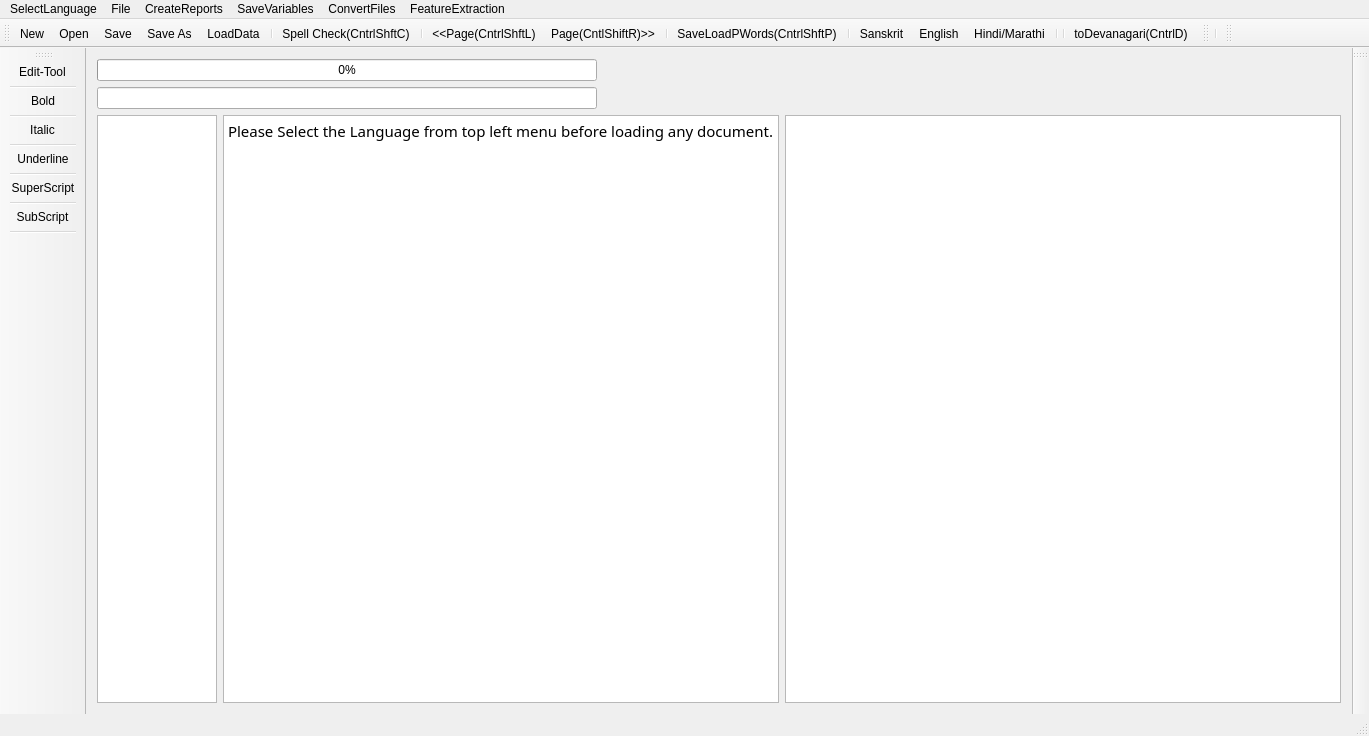
<?xml version="1.0" encoding="UTF-8"?>
<ui version="4.0">
 <class>MainWindow</class>
 <widget class="QMainWindow" name="MainWindow">
  <property name="geometry">
   <rect>
    <x>0</x>
    <y>0</y>
    <width>1369</width>
    <height>736</height>
   </rect>
  </property>
  <property name="mouseTracking">
   <bool>true</bool>
  </property>
  <property name="windowTitle">
   <string>MainWindow</string>
  </property>
  <widget class="QWidget" name="centralWidget">
   <layout class="QVBoxLayout" name="verticalLayout">
    <item>
     <widget class="QProgressBar" name="progressBar">
      <property name="maximumSize">
       <size>
        <width>500</width>
        <height>16777215</height>
       </size>
      </property>
      <property name="value">
       <number>0</number>
      </property>
      <property name="alignment">
       <set>Qt::AlignRight|Qt::AlignTrailing|Qt::AlignVCenter</set>
      </property>
     </widget>
    </item>
    <item>
     <widget class="QLineEdit" name="lineEdit">
      <property name="maximumSize">
       <size>
        <width>500</width>
        <height>16777215</height>
       </size>
      </property>
     </widget>
    </item>
    <item>
     <layout class="QHBoxLayout" name="horizontalLayout">
      <item>
       <widget class="QTextEdit" name="textEdit">
        <property name="maximumSize">
         <size>
          <width>120</width>
          <height>16777215</height>
         </size>
        </property>
        <property name="font">
         <font>
          <family>FreeSans</family>
          <italic>true</italic>
         </font>
        </property>
        <property name="sizeAdjustPolicy">
         <enum>QAbstractScrollArea::AdjustToContents</enum>
        </property>
        <property name="readOnly">
         <bool>true</bool>
        </property>
       </widget>
      </item>
      <item>
       <widget class="QTextBrowser" name="textBrowser">
        <property name="font">
         <font>
          <family>Shobhika</family>
          <pointsize>16</pointsize>
          <italic>false</italic>
         </font>
        </property>
        <property name="mouseTracking">
         <bool>true</bool>
        </property>
        <property name="sizeAdjustPolicy">
         <enum>QAbstractScrollArea::AdjustToContents</enum>
        </property>
        <property name="undoRedoEnabled">
         <bool>true</bool>
        </property>
        <property name="readOnly">
         <bool>false</bool>
        </property>
        <property name="html">
         <string>&lt;!DOCTYPE HTML PUBLIC &quot;-//W3C//DTD HTML 4.0//EN&quot; &quot;http://www.w3.org/TR/REC-html40/strict.dtd&quot;&gt;
&lt;html&gt;&lt;head&gt;&lt;meta name=&quot;qrichtext&quot; content=&quot;1&quot; /&gt;&lt;style type=&quot;text/css&quot;&gt;
p, li { white-space: pre-wrap; }
&lt;/style&gt;&lt;/head&gt;&lt;body style=&quot; font-family:'Shobhika'; font-size:16pt; font-weight:400; font-style:normal;&quot;&gt;
&lt;p style=&quot; margin-top:0px; margin-bottom:0px; margin-left:0px; margin-right:0px; -qt-block-indent:0; text-indent:0px;&quot;&gt;&lt;span style=&quot; font-family:'Ubuntu'; font-size:11pt;&quot;&gt;Please Select the Language from top left menu before loading any document.&lt;/span&gt;&lt;/p&gt;&lt;/body&gt;&lt;/html&gt;</string>
        </property>
        <property name="acceptRichText">
         <bool>true</bool>
        </property>
        <property name="textInteractionFlags">
         <set>Qt::LinksAccessibleByKeyboard|Qt::LinksAccessibleByMouse|Qt::TextBrowserInteraction|Qt::TextEditable|Qt::TextEditorInteraction|Qt::TextSelectableByKeyboard|Qt::TextSelectableByMouse</set>
        </property>
       </widget>
      </item>
      <item>
       <widget class="QGraphicsView" name="graphicsView">
        <property name="sizeAdjustPolicy">
         <enum>QAbstractScrollArea::AdjustIgnored</enum>
        </property>
        <property name="alignment">
         <set>Qt::AlignCenter</set>
        </property>
        <property name="renderHints">
         <set>QPainter::NonCosmeticDefaultPen</set>
        </property>
        <property name="dragMode">
         <enum>QGraphicsView::ScrollHandDrag</enum>
        </property>
        <property name="transformationAnchor">
         <enum>QGraphicsView::AnchorViewCenter</enum>
        </property>
        <property name="resizeAnchor">
         <enum>QGraphicsView::AnchorViewCenter</enum>
        </property>
       </widget>
      </item>
     </layout>
    </item>
   </layout>
   <zorder>lineEdit</zorder>
   <zorder>progressBar</zorder>
   <zorder></zorder>
  </widget>
  <widget class="QMenuBar" name="menuBar">
   <property name="geometry">
    <rect>
     <x>0</x>
     <y>0</y>
     <width>1369</width>
     <height>22</height>
    </rect>
   </property>
   <widget class="QMenu" name="menuOCR_Correction_Window">
    <property name="title">
     <string>File</string>
    </property>
    <addaction name="actionNew"/>
    <addaction name="actionOpen"/>
    <addaction name="actionSave"/>
    <addaction name="actionSave_As"/>
    <addaction name="actionSpell_Check"/>
    <addaction name="actionLoad_Next_Page"/>
    <addaction name="actionLoad_Prev_Page"/>
    <addaction name="separator"/>
    <addaction name="actionLoadGDocPage"/>
    <addaction name="actionToDevanagari"/>
    <addaction name="actionLoadData"/>
    <addaction name="actionLoadDict"/>
    <addaction name="actionLoadOCRWords"/>
    <addaction name="actionLoadDomain"/>
    <addaction name="actionLoadSubPS"/>
    <addaction name="actionLoadConfusions"/>
    <addaction name="actionSugg"/>
    <addaction name="actionToSlp1"/>
   </widget>
   <widget class="QMenu" name="menuCreateReports">
    <property name="title">
     <string>CreateReports</string>
    </property>
    <addaction name="actionCreateBest2OCR"/>
    <addaction name="actionCreateSuggestionLog"/>
    <addaction name="actionCreateSuggestionLogNearestPriority"/>
    <addaction name="actionErrorDetectionRep"/>
    <addaction name="actionErrorDetectWithoutAdaptation"/>
    <addaction name="actionErrorDetectionRepUniq"/>
   </widget>
   <widget class="QMenu" name="menuSaveVariables">
    <property name="title">
     <string>SaveVariables</string>
    </property>
    <addaction name="actionCPair"/>
    <addaction name="actionPrimarySecOCRPair"/>
    <addaction name="actionCPairIEROcrVsCorrect"/>
    <addaction name="actionCPairGEROcrVsCorrect"/>
   </widget>
   <widget class="QMenu" name="menuConvertFiles">
    <property name="title">
     <string>ConvertFiles</string>
    </property>
    <addaction name="actionToSlp1_2"/>
    <addaction name="actionToDev"/>
    <addaction name="actionExtractDev"/>
    <addaction name="actionEditDistRep"/>
    <addaction name="actionConfusionFreqHist"/>
    <addaction name="actionFilterOutGT50EditDisPairs"/>
   </widget>
   <widget class="QMenu" name="menuFeatureExtraction">
    <property name="title">
     <string>FeatureExtraction</string>
    </property>
    <addaction name="actionPrepareFeatures"/>
   </widget>
   <widget class="QMenu" name="menuSelectLanguage">
    <property name="title">
     <string>SelectLanguage</string>
    </property>
    <addaction name="actionSanskrit"/>
    <addaction name="actionHindi"/>
    <addaction name="actionEnglish"/>
   </widget>
   <addaction name="menuSelectLanguage"/>
   <addaction name="menuOCR_Correction_Window"/>
   <addaction name="menuCreateReports"/>
   <addaction name="menuSaveVariables"/>
   <addaction name="menuConvertFiles"/>
   <addaction name="menuFeatureExtraction"/>
  </widget>
  <widget class="QToolBar" name="mainToolBar">
   <attribute name="toolBarArea">
    <enum>TopToolBarArea</enum>
   </attribute>
   <attribute name="toolBarBreak">
    <bool>false</bool>
   </attribute>
   <addaction name="actionNew"/>
   <addaction name="actionOpen"/>
   <addaction name="actionSave"/>
   <addaction name="actionSave_As"/>
   <addaction name="actionLoadData"/>
   <addaction name="separator"/>
   <addaction name="actionSpell_Check"/>
   <addaction name="separator"/>
   <addaction name="actionLoad_Prev_Page"/>
   <addaction name="actionLoad_Next_Page"/>
   <addaction name="separator"/>
   <addaction name="actionLoadGDocPage"/>
   <addaction name="separator"/>
   <addaction name="actionSanskrit"/>
   <addaction name="actionEnglish"/>
   <addaction name="actionHindi"/>
   <addaction name="separator"/>
   <addaction name="separator"/>
   <addaction name="actionToDevanagari"/>
  </widget>
  <widget class="QStatusBar" name="statusBar"/>
  <widget class="QToolBar" name="toolBar">
   <property name="windowTitle">
    <string>toolBar</string>
   </property>
   <attribute name="toolBarArea">
    <enum>TopToolBarArea</enum>
   </attribute>
   <attribute name="toolBarBreak">
    <bool>false</bool>
   </attribute>
   <addaction name="separator"/>
  </widget>
  <widget class="QToolBar" name="toolBar_2">
   <property name="windowTitle">
    <string>toolBar_2</string>
   </property>
   <attribute name="toolBarArea">
    <enum>RightToolBarArea</enum>
   </attribute>
   <attribute name="toolBarBreak">
    <bool>false</bool>
   </attribute>
  </widget>
  <widget class="QToolBar" name="toolBar_3">
   <property name="windowTitle">
    <string>toolBar_3</string>
   </property>
   <attribute name="toolBarArea">
    <enum>TopToolBarArea</enum>
   </attribute>
   <attribute name="toolBarBreak">
    <bool>false</bool>
   </attribute>
  </widget>
  <widget class="QToolBar" name="toolBar_4">
   <property name="windowTitle">
    <string>toolBar_4</string>
   </property>
   <attribute name="toolBarArea">
    <enum>LeftToolBarArea</enum>
   </attribute>
   <attribute name="toolBarBreak">
    <bool>false</bool>
   </attribute>
   <addaction name="actiondummy"/>
   <addaction name="separator"/>
   <addaction name="actionBold"/>
   <addaction name="separator"/>
   <addaction name="actionItalic"/>
   <addaction name="separator"/>
   <addaction name="actionUnderline"/>
   <addaction name="separator"/>
   <addaction name="actionSuperScript"/>
   <addaction name="separator"/>
   <addaction name="actionSubScript"/>
   <addaction name="separator"/>
  </widget>
  <action name="actionOpen">
   <property name="icon">
    <iconset>
     <normaloff>:/Images/open.png</normaloff>:/Images/open.png</iconset>
   </property>
   <property name="text">
    <string>Open</string>
   </property>
   <property name="shortcut">
    <string>Ctrl+O</string>
   </property>
  </action>
  <action name="actionSave">
   <property name="icon">
    <iconset>
     <normaloff>:/Images/save.png</normaloff>:/Images/save.png</iconset>
   </property>
   <property name="text">
    <string>Save</string>
   </property>
   <property name="shortcut">
    <string>Ctrl+S</string>
   </property>
  </action>
  <action name="actionSave_As">
   <property name="icon">
    <iconset>
     <normaloff>:/Images/save-as.png</normaloff>:/Images/save-as.png</iconset>
   </property>
   <property name="text">
    <string>Save As</string>
   </property>
   <property name="shortcut">
    <string>Ctrl+Shift+S</string>
   </property>
  </action>
  <action name="actionNew">
   <property name="icon">
    <iconset>
     <normaloff>:/Images/New.png</normaloff>:/Images/New.png</iconset>
   </property>
   <property name="text">
    <string>New</string>
   </property>
   <property name="shortcut">
    <string>Ctrl+N</string>
   </property>
  </action>
  <action name="actionSpell_Check">
   <property name="text">
    <string>Spell Check(CntrlShftC)</string>
   </property>
   <property name="shortcut">
    <string>Ctrl+Shift+C</string>
   </property>
  </action>
  <action name="actionLoad_Next_Page">
   <property name="text">
    <string>Page(CntlShiftR)&gt;&gt;</string>
   </property>
   <property name="toolTip">
    <string>Page(CntlShiftR)&gt;&gt;</string>
   </property>
   <property name="shortcut">
    <string>Ctrl+Shift+R</string>
   </property>
  </action>
  <action name="actionLoad_Prev_Page">
   <property name="text">
    <string>&lt;&lt;Page(CntrlShftL)</string>
   </property>
   <property name="toolTip">
    <string>&lt;&lt;Page(CntrlShftL)</string>
   </property>
   <property name="shortcut">
    <string>Ctrl+Shift+L</string>
   </property>
  </action>
  <action name="actionLoadGDocPage">
   <property name="text">
    <string>Save&amp;LoadPWords(CntrlShftP)</string>
   </property>
   <property name="shortcut">
    <string>Ctrl+Shift+P</string>
   </property>
  </action>
  <action name="actionToDevanagari">
   <property name="text">
    <string>toDevanagari(CntrlD)</string>
   </property>
   <property name="shortcut">
    <string>Ctrl+D</string>
   </property>
  </action>
  <action name="actionLoadData">
   <property name="text">
    <string>LoadData</string>
   </property>
  </action>
  <action name="actionLoadDict">
   <property name="text">
    <string>LoadDict</string>
   </property>
  </action>
  <action name="actionLoadOCRWords">
   <property name="text">
    <string>LoadOCRWords</string>
   </property>
  </action>
  <action name="actionLoadDomain">
   <property name="text">
    <string>LoadDomain</string>
   </property>
  </action>
  <action name="actionLoadSubPS">
   <property name="text">
    <string>LoadSubPS</string>
   </property>
  </action>
  <action name="actionLoadConfusions">
   <property name="text">
    <string>LoadConfusions</string>
   </property>
  </action>
  <action name="actionSugg">
   <property name="text">
    <string>sugg</string>
   </property>
   <property name="shortcut">
    <string>Menu</string>
   </property>
  </action>
  <action name="actionCreateBest2OCR">
   <property name="text">
    <string>CreateBest2OCR</string>
   </property>
  </action>
  <action name="actionToSlp1">
   <property name="text">
    <string>toSlp1</string>
   </property>
   <property name="shortcut">
    <string>Ctrl+G</string>
   </property>
  </action>
  <action name="actionCreateSuggestionLog">
   <property name="text">
    <string>CreateSuggestionLog</string>
   </property>
  </action>
  <action name="actionCreateSuggestionLogNearestPriority">
   <property name="text">
    <string>CreateSuggestionLogNearestPriority</string>
   </property>
  </action>
  <action name="actionErrorDetectionRep">
   <property name="text">
    <string>ErrorDetectionRep</string>
   </property>
  </action>
  <action name="actionErrorDetectWithoutAdaptation">
   <property name="text">
    <string>ErrorDetectWithoutAdaptation</string>
   </property>
  </action>
  <action name="actionCPair">
   <property name="text">
    <string>CPair</string>
   </property>
  </action>
  <action name="actionToSlp1_2">
   <property name="text">
    <string>toSlp1</string>
   </property>
  </action>
  <action name="actionToDev">
   <property name="text">
    <string>toDev</string>
   </property>
  </action>
  <action name="actionExtractDev">
   <property name="text">
    <string>ExtractDevWords</string>
   </property>
   <property name="toolTip">
    <string>ExtractDevWords</string>
   </property>
  </action>
  <action name="actionPrimarySecOCRPair">
   <property name="text">
    <string>PrimarySecOCRPairs</string>
   </property>
  </action>
  <action name="actionCPairIEROcrVsCorrect">
   <property name="text">
    <string>CPairIEROcrVsCorrect</string>
   </property>
  </action>
  <action name="actionEditDistRep">
   <property name="text">
    <string>EditDistRep</string>
   </property>
  </action>
  <action name="actionConfusionFreqHist">
   <property name="text">
    <string>ConfusionFreqHist</string>
   </property>
  </action>
  <action name="actionCPairGEROcrVsCorrect">
   <property name="text">
    <string>CPairGEROcrVsCorrect</string>
   </property>
  </action>
  <action name="actionFilterOutGT50EditDisPairs">
   <property name="text">
    <string>FilterOutGT50EditDisPairs</string>
   </property>
  </action>
  <action name="actionPrepareFeatures">
   <property name="text">
    <string>PrepareFeatures</string>
   </property>
  </action>
  <action name="actionErrorDetectionRepUniq">
   <property name="text">
    <string>ErrorSuggRepUniq</string>
   </property>
  </action>
  <action name="actionSanskrit">
   <property name="text">
    <string>Sanskrit</string>
   </property>
  </action>
  <action name="actionHindi">
   <property name="text">
    <string>Hindi/Marathi</string>
   </property>
  </action>
  <action name="actionEnglish">
   <property name="text">
    <string>English</string>
   </property>
   <property name="toolTip">
    <string>English</string>
   </property>
  </action>
  <action name="actionBold">
   <property name="checkable">
    <bool>true</bool>
   </property>
   <property name="icon">
    <iconset resource="AppResources.qrc">
     <normaloff>:/ImageResource/bold.png</normaloff>
     <activeon>:/ImageResource/bold-1.png</activeon>:/ImageResource/bold.png</iconset>
   </property>
   <property name="text">
    <string>Bold</string>
   </property>
  </action>
  <action name="actionItalic">
   <property name="checkable">
    <bool>true</bool>
   </property>
   <property name="icon">
    <iconset resource="AppResources.qrc">
     <normaloff>:/ImageResource/italic-1.png</normaloff>
     <normalon>:/ImageResource/italic-11.png</normalon>:/ImageResource/italic-1.png</iconset>
   </property>
   <property name="text">
    <string>Italic</string>
   </property>
  </action>
  <action name="actiondummy">
   <property name="text">
    <string>Edit-Tool</string>
   </property>
  </action>
  <action name="actionUnderline">
   <property name="checkable">
    <bool>true</bool>
   </property>
   <property name="icon">
    <iconset resource="AppResources.qrc">
     <normaloff>:/ImageResource/u-1.png</normaloff>
     <normalon>:/ImageResource/u-11.png</normalon>:/ImageResource/u-1.png</iconset>
   </property>
   <property name="text">
    <string>Underline</string>
   </property>
  </action>
  <action name="actionSuperScript">
   <property name="checkable">
    <bool>true</bool>
   </property>
   <property name="icon">
    <iconset resource="AppResources.qrc">
     <normaloff>:/ImageResource/superscript.png</normaloff>
     <normalon>:/ImageResource/superscripttrigger.png</normalon>:/ImageResource/superscript.png</iconset>
   </property>
   <property name="text">
    <string>SuperScript</string>
   </property>
  </action>
  <action name="actionSubScript">
   <property name="checkable">
    <bool>true</bool>
   </property>
   <property name="icon">
    <iconset resource="AppResources.qrc">
     <normaloff>:/ImageResource/subscript.png</normaloff>
     <normalon>:/ImageResource/subscripttrigger.png</normalon>:/ImageResource/subscript.png</iconset>
   </property>
   <property name="text">
    <string>SubScript</string>
   </property>
  </action>
 </widget>
 <layoutdefault spacing="6" margin="11"/>
 <tabstops>
  <tabstop>textBrowser</tabstop>
  <tabstop>graphicsView</tabstop>
 </tabstops>
 <resources>
  <include location="AppResources.qrc"/>
 </resources>
 <connections/>
</ui>
